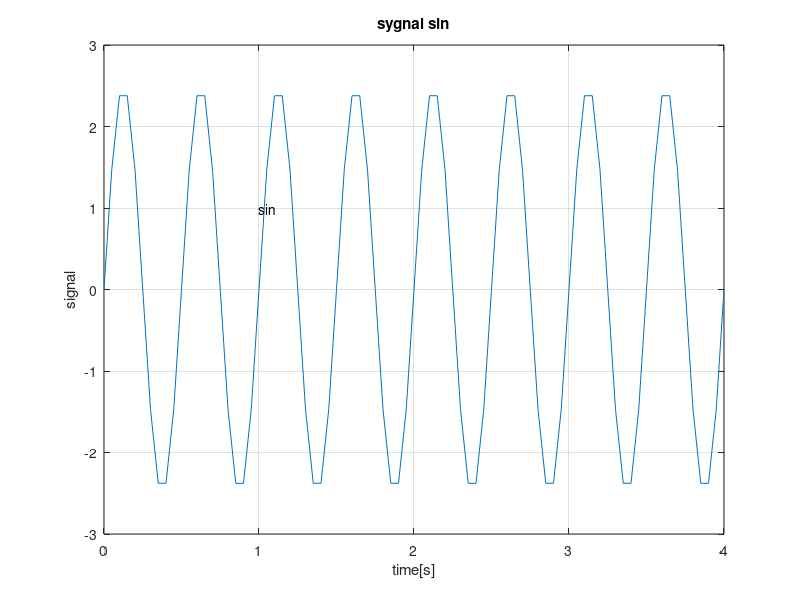
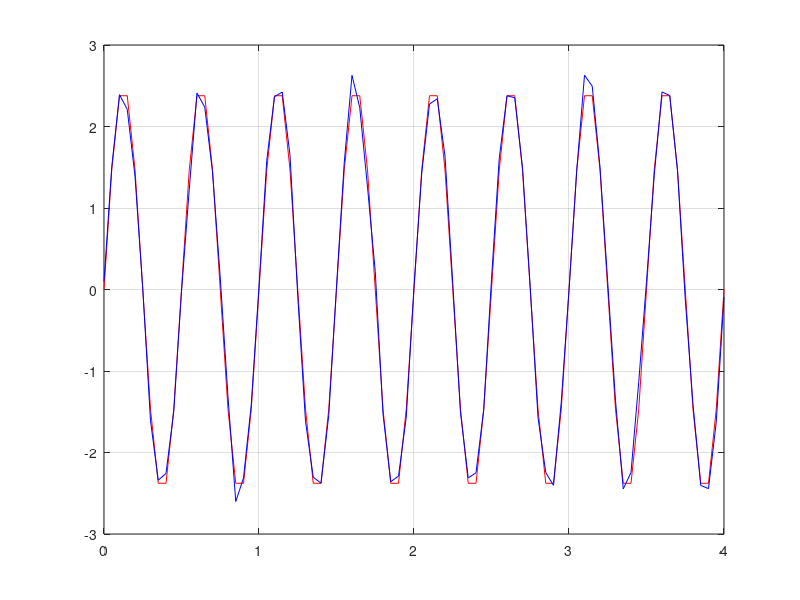

These charts were generated, in order, by the following MATLAB code: (Note: this script raises an error after producing the figures.)
close all 

t = 0:0.05:4;

y = 2.5* sin(2*pi*2*t);

figure
plot(t,y)
grid on 
xlabel('time[s]')
ylabel('signal')
title('sygnal sin')
text(1,1,'sin')

r = 0 + 0.1.*randn(81,1);

y_szum = y + r';

figure 
plot(t,y, 'red')
hold on 
plot(t,y_szum, 'blue')
grid on

sygnal = load("sygnal.dat");

sygnal_norm = Normalizacja(sygnal);

function res=Normalizacja(sygnal)
    res = normalize(sygnal,'range',[-1,1]);
    save('sygnal_norm.dat',"res",'-ascii')
end



